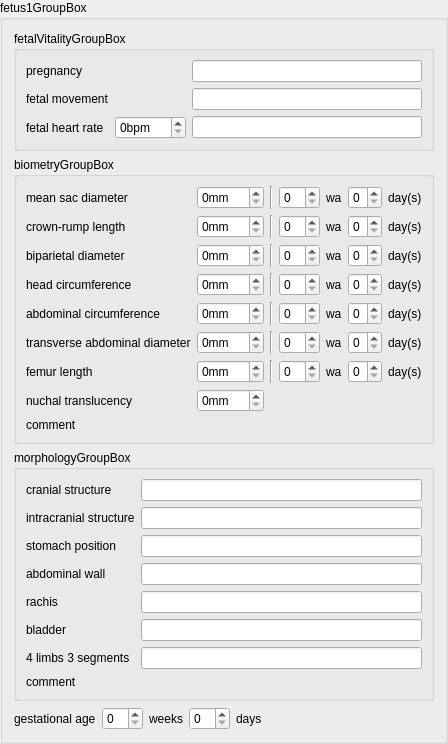
    <widget class="QGroupBox" name="fetus1GroupBox">
     <property name="enabled">
      <bool>true</bool>
     </property>
     <property name="sizePolicy">
      <sizepolicy hsizetype="Preferred" vsizetype="Expanding">
       <horstretch>0</horstretch>
       <verstretch>0</verstretch>
      </sizepolicy>
     </property>
     <property name="title">
      <string>fetus1GroupBox</string>
     </property>
     <property name="flat">
      <bool>false</bool>
     </property>
     <layout class="QVBoxLayout" name="verticalLayout_7">
      <item>
       <widget class="QGroupBox" name="fetus1FetalVitalityGroupBox">
        <property name="title">
         <string>fetalVitalityGroupBox</string>
        </property>
        <layout class="QGridLayout" name="gridLayout_3">
         <item row="0" column="0">
          <widget class="QLabel" name="fetus1PregnancyLabel">
           <property name="text">
            <string>pregnancy</string>
           </property>
          </widget>
         </item>
         <item row="0" column="1">
          <layout class="QHBoxLayout" name="fetus1PregnancyRadioLayout"/>
         </item>
         <item row="0" column="2">
          <widget class="QLineEdit" name="fetus1PregnancyLineEdit"/>
         </item>
         <item row="1" column="0">
          <widget class="QLabel" name="fetus1FetalMovementLabel">
           <property name="text">
            <string>fetal movement</string>
           </property>
          </widget>
         </item>
         <item row="1" column="1">
          <layout class="QHBoxLayout" name="fetus1FetalMovementRadioLayout"/>
         </item>
         <item row="1" column="2">
          <widget class="QLineEdit" name="fetus1FetalMovementLineEdit"/>
         </item>
         <item row="2" column="0">
          <widget class="QLabel" name="fetus1FhrLabel">
           <property name="text">
            <string>fetal heart rate</string>
           </property>
          </widget>
         </item>
         <item row="2" column="1">
          <widget class="QSpinBox" name="fetus1FhrSpinBox">
           <property name="suffix">
            <string>bpm</string>
           </property>
           <property name="maximum">
            <number>999</number>
           </property>
          </widget>
         </item>
         <item row="2" column="2">
          <widget class="QLineEdit" name="fetus1FhrLineEdit"/>
         </item>
        </layout>
       </widget>
      </item>
      <item>
       <widget class="QGroupBox" name="fetus1BiometryGroupBox">
        <property name="sizePolicy">
         <sizepolicy hsizetype="Preferred" vsizetype="Expanding">
          <horstretch>0</horstretch>
          <verstretch>0</verstretch>
         </sizepolicy>
        </property>
        <property name="title">
         <string>biometryGroupBox</string>
        </property>
        <layout class="QVBoxLayout" name="verticalLayout_3">
         <item>
          <layout class="QGridLayout" name="gridLayout_2">
           <item row="0" column="0">
            <widget class="QLabel" name="fetus1MeanSacDiameterLabel">
             <property name="text">
              <string>mean sac diameter</string>
             </property>
            </widget>
           </item>
           <item row="0" column="1">
            <widget class="QSpinBox" name="fetus1MeanSacDiameterSpinBox">
             <property name="suffix">
              <string>mm</string>
             </property>
             <property name="maximum">
              <number>999</number>
             </property>
            </widget>
           </item>
           <item row="0" column="2">
            <widget class="Line" name="line_3">
             <property name="orientation">
              <enum>Qt::Vertical</enum>
             </property>
            </widget>
           </item>
           <item row="0" column="3">
            <widget class="QSpinBox" name="fetus1MeanSacDiameterWeekSpinBox"/>
           </item>
           <item row="0" column="4">
            <widget class="QLabel" name="fetus1MeanSacDiameterWeekLabel">
             <property name="text">
              <string>wa</string>
             </property>
            </widget>
           </item>
           <item row="0" column="5">
            <widget class="QSpinBox" name="fetus1MeanSacDiameterDaySpinBox">
             <property name="maximum">
              <number>6</number>
             </property>
            </widget>
           </item>
           <item row="0" column="6">
            <widget class="QLabel" name="fetus1MeanSacDiameterDayLabel">
             <property name="text">
              <string>day(s)</string>
             </property>
            </widget>
           </item>
           <item row="1" column="0">
            <widget class="QLabel" name="fetus1CRLLabel">
             <property name="text">
              <string>crown-rump length</string>
             </property>
            </widget>
           </item>
           <item row="1" column="1">
            <widget class="QSpinBox" name="fetus1CRLSpinBox">
             <property name="suffix">
              <string>mm</string>
             </property>
             <property name="maximum">
              <number>999</number>
             </property>
            </widget>
           </item>
           <item row="1" column="2">
            <widget class="Line" name="line_4">
             <property name="orientation">
              <enum>Qt::Vertical</enum>
             </property>
            </widget>
           </item>
           <item row="1" column="3">
            <widget class="QSpinBox" name="fetus1CRLWeekSpinBox"/>
           </item>
           <item row="1" column="4">
            <widget class="QLabel" name="fetus1CRLWeekLabel">
             <property name="text">
              <string>wa</string>
             </property>
            </widget>
           </item>
           <item row="1" column="5">
            <widget class="QSpinBox" name="fetus1CRLDaySpinBox">
             <property name="maximum">
              <number>6</number>
             </property>
            </widget>
           </item>
           <item row="1" column="6">
            <widget class="QLabel" name="fetus1CRLDayLabel">
             <property name="text">
              <string>day(s)</string>
             </property>
            </widget>
           </item>
           <item row="2" column="0">
            <widget class="QLabel" name="fetus1BPDLabel">
             <property name="text">
              <string>biparietal diameter</string>
             </property>
            </widget>
           </item>
           <item row="2" column="1">
            <widget class="QSpinBox" name="fetus1BPDSpinBox">
             <property name="suffix">
              <string>mm</string>
             </property>
             <property name="maximum">
              <number>999</number>
             </property>
            </widget>
           </item>
           <item row="2" column="2">
            <widget class="Line" name="line_5">
             <property name="orientation">
              <enum>Qt::Vertical</enum>
             </property>
            </widget>
           </item>
           <item row="2" column="3">
            <widget class="QSpinBox" name="fetus1BPDWeekSpinBox"/>
           </item>
           <item row="2" column="4">
            <widget class="QLabel" name="fetus1BPDWeekLabel">
             <property name="text">
              <string>wa</string>
             </property>
            </widget>
           </item>
           <item row="2" column="5">
            <widget class="QSpinBox" name="fetus1BPDDaySpinBox">
             <property name="maximum">
              <number>6</number>
             </property>
            </widget>
           </item>
           <item row="2" column="6">
            <widget class="QLabel" name="fetus1BPDDayLabel">
             <property name="text">
              <string>day(s)</string>
             </property>
            </widget>
           </item>
           <item row="3" column="0">
            <widget class="QLabel" name="fetus1HeadCircumferenceLabel">
             <property name="text">
              <string>head circumference</string>
             </property>
            </widget>
           </item>
           <item row="3" column="1">
            <widget class="QSpinBox" name="fetus1HeadCircumferenceSpinBox">
             <property name="suffix">
              <string>mm</string>
             </property>
             <property name="maximum">
              <number>999</number>
             </property>
            </widget>
           </item>
           <item row="3" column="2">
            <widget class="Line" name="line_6">
             <property name="orientation">
              <enum>Qt::Vertical</enum>
             </property>
            </widget>
           </item>
           <item row="3" column="3">
            <widget class="QSpinBox" name="fetus1HeadCircumferenceWeekSpinBox"/>
           </item>
           <item row="3" column="4">
            <widget class="QLabel" name="fetus1HeadCircumferenceWeekLabel">
             <property name="text">
              <string>wa</string>
             </property>
            </widget>
           </item>
           <item row="3" column="5">
            <widget class="QSpinBox" name="fetus1HeadCircumferenceDaysSpinBox">
             <property name="maximum">
              <number>6</number>
             </property>
            </widget>
           </item>
           <item row="3" column="6">
            <widget class="QLabel" name="fetus1HeadCircumferenceDayLabel">
             <property name="text">
              <string>day(s)</string>
             </property>
            </widget>
           </item>
           <item row="4" column="0">
            <widget class="QLabel" name="fetus1AbdominalCircumferenceLabel">
             <property name="text">
              <string>abdominal circumference</string>
             </property>
            </widget>
           </item>
           <item row="4" column="1">
            <widget class="QSpinBox" name="fetus1AbdominalCircumferenceSpinBox">
             <property name="suffix">
              <string>mm</string>
             </property>
             <property name="maximum">
              <number>999</number>
             </property>
            </widget>
           </item>
           <item row="4" column="2">
            <widget class="Line" name="line_7">
             <property name="orientation">
              <enum>Qt::Vertical</enum>
             </property>
            </widget>
           </item>
           <item row="4" column="3">
            <widget class="QSpinBox" name="fetus1AbdominalCircumferenceWeekSpinBox"/>
           </item>
           <item row="4" column="4">
            <widget class="QLabel" name="fetus1AbdominalCircumferenceWeekLabel">
             <property name="text">
              <string>wa</string>
             </property>
            </widget>
           </item>
           <item row="4" column="5">
            <widget class="QSpinBox" name="fetus1AbdominalCircumferenceDaySpinBox">
             <property name="maximum">
              <number>6</number>
             </property>
            </widget>
           </item>
           <item row="4" column="6">
            <widget class="QLabel" name="fetus1AbdominalCircumferenceDayLabel">
             <property name="text">
              <string>day(s)</string>
             </property>
            </widget>
           </item>
           <item row="5" column="0">
            <widget class="QLabel" name="fetus1TADLabel">
             <property name="text">
              <string>transverse abdominal diameter</string>
             </property>
            </widget>
           </item>
           <item row="5" column="1">
            <widget class="QSpinBox" name="fetus1TADSpinBox">
             <property name="suffix">
              <string>mm</string>
             </property>
             <property name="maximum">
              <number>999</number>
             </property>
            </widget>
           </item>
           <item row="5" column="2">
            <widget class="Line" name="line_8">
             <property name="orientation">
              <enum>Qt::Vertical</enum>
             </property>
            </widget>
           </item>
           <item row="5" column="3">
            <widget class="QSpinBox" name="fetus1TADWeekSpinBox"/>
           </item>
           <item row="5" column="4">
            <widget class="QLabel" name="fetus1TADWeekLabel">
             <property name="text">
              <string>wa</string>
             </property>
            </widget>
           </item>
           <item row="5" column="5">
            <widget class="QSpinBox" name="fetus1TADDaySpinBox">
             <property name="maximum">
              <number>6</number>
             </property>
            </widget>
           </item>
           <item row="5" column="6">
            <widget class="QLabel" name="fetus1TADDayLabel">
             <property name="text">
              <string>day(s)</string>
             </property>
            </widget>
           </item>
           <item row="6" column="0">
            <widget class="QLabel" name="fetus1FLLabel">
             <property name="text">
              <string>femur length</string>
             </property>
            </widget>
           </item>
           <item row="6" column="1">
            <widget class="QSpinBox" name="fetus1FLSpinBox">
             <property name="suffix">
              <string>mm</string>
             </property>
             <property name="maximum">
              <number>999</number>
             </property>
            </widget>
           </item>
           <item row="6" column="2">
            <widget class="Line" name="line_9">
             <property name="orientation">
              <enum>Qt::Vertical</enum>
             </property>
            </widget>
           </item>
           <item row="6" column="3">
            <widget class="QSpinBox" name="fetus1FLWeekSpinBox"/>
           </item>
           <item row="6" column="4">
            <widget class="QLabel" name="fetus1FLWeekLabel">
             <property name="text">
              <string>wa</string>
             </property>
            </widget>
           </item>
           <item row="6" column="5">
            <widget class="QSpinBox" name="fetus1FLDaySpinBox">
             <property name="maximum">
              <number>6</number>
             </property>
            </widget>
           </item>
           <item row="6" column="6">
            <widget class="QLabel" name="fetus1FLDayLabel">
             <property name="text">
              <string>day(s)</string>
             </property>
            </widget>
           </item>
           <item row="7" column="0">
            <widget class="QLabel" name="fetus1NuchalTranslucencyLabel">
             <property name="text">
              <string>nuchal translucency</string>
             </property>
            </widget>
           </item>
           <item row="7" column="1">
            <widget class="QSpinBox" name="fetus1NuchalTranslucencySpinBox">
             <property name="suffix">
              <string>mm</string>
             </property>
             <property name="maximum">
              <number>999</number>
             </property>
            </widget>
           </item>
          </layout>
         </item>
         <item>
          <layout class="QVBoxLayout" name="verticalLayout">
           <item>
            <widget class="QLabel" name="fetus1BiometryCommentLabel">
             <property name="text">
              <string>comment</string>
             </property>
            </widget>
           </item>
           <item>
            <layout class="QFormLayout" name="fetus1BiometryCommentFormLayout"/>
           </item>
          </layout>
         </item>
        </layout>
       </widget>
      </item>
      <item>
       <widget class="QGroupBox" name="fetus1MorphologyGroupBox">
        <property name="title">
         <string>morphologyGroupBox</string>
        </property>
        <layout class="QVBoxLayout" name="verticalLayout_4">
         <item>
          <layout class="QGridLayout" name="gridLayout_4">
           <item row="0" column="0">
            <widget class="QLabel" name="fetus1CranialStructureLabel">
             <property name="text">
              <string>cranial structure</string>
             </property>
            </widget>
           </item>
           <item row="0" column="1">
            <layout class="QHBoxLayout" name="fetus1CranialStructureRadioLayout"/>
           </item>
           <item row="0" column="2">
            <widget class="QLineEdit" name="fetus1CranialStructureLineEdit"/>
           </item>
           <item row="1" column="1">
            <layout class="QHBoxLayout" name="fetus1IntracranialStructureRadioLayout"/>
           </item>
           <item row="1" column="2">
            <widget class="QLineEdit" name="fetus1IntracranialStructureLineEdit"/>
           </item>
           <item row="2" column="0">
            <widget class="QLabel" name="fetus1StomachPositionLabel">
             <property name="text">
              <string>stomach position</string>
             </property>
            </widget>
           </item>
           <item row="2" column="1">
            <layout class="QHBoxLayout" name="fetus1StomachPositionRadioLayout"/>
           </item>
           <item row="2" column="2">
            <widget class="QLineEdit" name="fetus1StomachPositionLineEdit"/>
           </item>
           <item row="3" column="0">
            <widget class="QLabel" name="fetus1AbdominalWallLabel">
             <property name="text">
              <string>abdominal wall</string>
             </property>
            </widget>
           </item>
           <item row="3" column="1">
            <layout class="QHBoxLayout" name="fetus1AbdominalWallRadioLayout"/>
           </item>
           <item row="3" column="2">
            <widget class="QLineEdit" name="fetus1AbdominalWallLineEdit"/>
           </item>
           <item row="4" column="0">
            <widget class="QLabel" name="fetus1RachisLabel">
             <property name="text">
              <string>rachis</string>
             </property>
            </widget>
           </item>
           <item row="4" column="1">
            <layout class="QHBoxLayout" name="fetus1RachisRadioLayout"/>
           </item>
           <item row="4" column="2">
            <widget class="QLineEdit" name="fetus1RachisLineEdit"/>
           </item>
           <item row="5" column="0">
            <widget class="QLabel" name="fetus1BladderLabel">
             <property name="text">
              <string>bladder</string>
             </property>
            </widget>
           </item>
           <item row="5" column="1">
            <layout class="QHBoxLayout" name="fetus1BladderRadioLayout"/>
           </item>
           <item row="5" column="2">
            <widget class="QLineEdit" name="fetus1BladderLineEdit"/>
           </item>
           <item row="6" column="0">
            <widget class="QLabel" name="fetus1LimbsLabel">
             <property name="text">
              <string>4 limbs 3 segments</string>
             </property>
            </widget>
           </item>
           <item row="6" column="1">
            <layout class="QHBoxLayout" name="fetus1LimbsRadioLayout"/>
           </item>
           <item row="6" column="2">
            <widget class="QLineEdit" name="fetus1LimbsLineEdit"/>
           </item>
           <item row="1" column="0">
            <widget class="QLabel" name="fetus1IntracranialStructureLabel">
             <property name="text">
              <string>intracranial structure</string>
             </property>
            </widget>
           </item>
          </layout>
         </item>
         <item>
          <layout class="QVBoxLayout" name="verticalLayout_2">
           <item>
            <widget class="QLabel" name="fetus1MorphologyCommentLabel">
             <property name="text">
              <string>comment</string>
             </property>
            </widget>
           </item>
           <item>
            <layout class="QFormLayout" name="fetus1MorphologyCommentFormLayout"/>
           </item>
          </layout>
         </item>
        </layout>
       </widget>
      </item>
      <item>
       <layout class="QHBoxLayout" name="horizontalLayout_18">
        <item>
         <widget class="QLabel" name="fetus1UsGestationalAgeHelpTextLabel">
          <property name="text">
           <string>gestational age</string>
          </property>
         </widget>
        </item>
        <item>
         <widget class="QSpinBox" name="fetus1UsGestationalAgeWeekSpinBox"/>
        </item>
        <item>
         <widget class="QLabel" name="fetus1UsGestationalAgeWeekLabel">
          <property name="text">
           <string>weeks</string>
          </property>
         </widget>
        </item>
        <item>
         <widget class="QSpinBox" name="fetus1UsGestationalAgeDaySpinBox"/>
        </item>
        <item>
         <widget class="QLabel" name="fetus1UsGestationalAgeDayLabel">
          <property name="text">
           <string>days</string>
          </property>
         </widget>
        </item>
        <item>
         <spacer name="horizontalSpacer_4">
          <property name="orientation">
           <enum>Qt::Horizontal</enum>
          </property>
          <property name="sizeHint" stdset="0">
           <size>
            <width>40</width>
            <height>20</height>
           </size>
          </property>
         </spacer>
        </item>
       </layout>
      </item>
     </layout>
    </widget>
